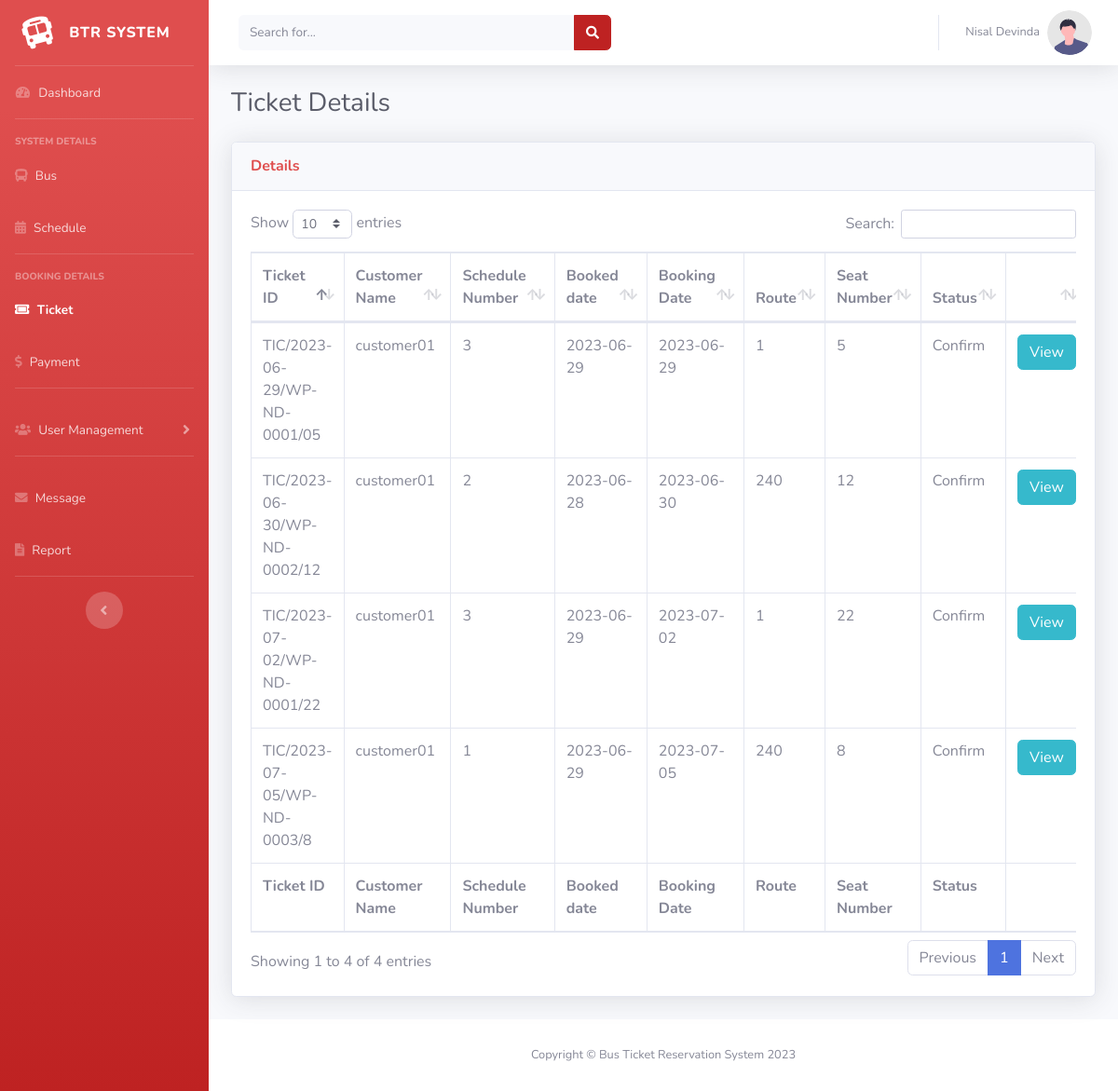
The page /Admin/Ticket.php (signed in) on the database its author committed.
### tables this page shows
CREATE TABLE `user` (
  `email` varchar(100) NOT NULL,
  `password` varchar(20) NOT NULL,
  `name` varchar(100) NOT NULL,
  `contact_no` varchar(11) NOT NULL,
  `reg_date` date NOT NULL,
  `type` varchar(15) NOT NULL,
  `status` varchar(10) NOT NULL
);

CREATE TABLE `schedule` (
  `schedule_id` int(11) NOT NULL,
  `bus_id` varchar(10) NOT NULL,
  `route` int(11) NOT NULL,
  `start` varchar(50) NOT NULL,
  `end` varchar(50) NOT NULL,
  `arrival_time` time NOT NULL,
  `depature_time` time NOT NULL,
  `distance` double NOT NULL,
  `amount` int(11) NOT NULL,
  `sch_status` varchar(20) NOT NULL
);

CREATE TABLE `ticket` (
  `ticket_id` varchar(50) NOT NULL,
  `customer_id` int(11) NOT NULL,
  `sch_id` int(11) NOT NULL,
  `pass_name` varchar(100) NOT NULL,
  `pass_age` int(11) NOT NULL,
  `pass_phone` varchar(11) NOT NULL,
  `curr_date` date NOT NULL,
  `booking_date` date NOT NULL,
  `seat` int(11) NOT NULL,
  `tic_status` varchar(20) NOT NULL
);

### Admin/Ticket.php (the view, shortened to what this page needs)
<?php
require_once "../config/database.php";
$sql = "SELECT * FROM `user` LEFT JOIN `admin` ON `user`.`email`=`admin`.`email` WHERE `user`.`email`='".$_SESSION['email']."' ;";
$result = $conn->query($sql);
$row = $result->fetch_assoc();
$admin_name=$row["name"];
?>
<!DOCTYPE html>
<html lang="en">
<head>
    <link href="vendor/fontawesome-free/css/all.min.css" rel="stylesheet" type="text/css">
    <link href="css/sb-admin-2.min.css" rel="stylesheet">
    <link href="vendor/datatables/dataTables.bootstrap4.min.css" rel="stylesheet">
</head>
<body id="page-top">
    <div id="wrapper">
        <ul class="navbar-nav bg-gradient-primary sidebar sidebar-dark accordion" id="accordionSidebar">
            <a class="sidebar-brand d-flex align-items-center justify-content-center" href="index.php">
                <div class="sidebar-brand-icon rotate-n-15">
                    <i class="fas fa-bus-alt"></i>
                </div>
                <div class="sidebar-brand-text mx-3">BTR System</div>
            </a>
            <hr class="sidebar-divider my-0">
            <li class="nav-item">
                <a class="nav-link" href="index.php">
                    <i class="fas fa-fw fa-tachometer-alt"></i>
                    <span>Dashboard</span></a>
            </li>
            <hr class="sidebar-divider">
            <div class="sidebar-heading">
                System details
            </div>
            <li class="nav-item">
                <a class="nav-link" href="Bus.php">
                    <i class="fas fa-bus"></i>
                    <span>Bus</span></a>
            </li>
            <li class="nav-item ">
                <a class="nav-link" href="Schedule.php">
                    <i class="fas fa-calendar-alt"></i>
                    <span>Schedule</span></a>
            </li>
            <hr class="sidebar-divider">
            <div class="sidebar-heading">
                Booking Details
            </div>
            <li class="nav-item active">
                <a class="nav-link" href="Ticket.php">
                    <i class="fas fa-ticket-alt"></i>
                    <span>Ticket</span></a>
            </li>
            <li class="nav-item">
                <a class="nav-link" href="Payment.php">
                    <i class="fas fa-dollar-sign"></i>
                    <span>Payment</span></a>
            </li>
            <hr class="sidebar-divider">
            <li class="nav-item">
                <a class="nav-link collapsed" href="#" data-toggle="collapse" data-target="#collapseTwo"
                    aria-expanded="true" aria-controls="collapseTwo">
                    <i class="fas fa-users"></i>
                    <span>User Management</span>
                </a>
            </li>
            <hr class="sidebar-divider">
            <li class="nav-item">
                <a class="nav-link" href="Messages.php">
                    <i class="fas fa-envelope"></i>
                    <span>Message</span></a>
            </li>
            <li class="nav-item">
                <a class="nav-link" href="Reports.php">
                    <i class="fas fa-file-alt"></i>
                    <span>Report</span></a>
            </li>
            <hr class="sidebar-divider d-none d-md-block">
            <div class="text-center d-none d-md-inline">
                <button class="rounded-circle border-0" id="sidebarToggle"></button>
            </div>
        </ul>
        <div id="content-wrapper" class="d-flex flex-column">
            <div id="content">
                <nav class="navbar navbar-expand navbar-light bg-white topbar mb-4 static-top shadow">
                    <form
                        class="d-none d-sm-inline-block form-inline mr-auto ml-md-3 my-2 my-md-0 mw-100 navbar-search">
                        <div class="input-group">
                            <input type="text" class="form-control bg-light border-0 small" placeholder="Search for..."
                                aria-label="Search" aria-describedby="basic-addon2">
                            <div class="input-group-append">
                                <button class="btn btn-primary" type="button">
                                    <i class="fas fa-search fa-sm"></i>
                                </button>
                            </div>
                        </div>
                    </form>
                    <ul class="navbar-nav ml-auto">
                        <li class="nav-item dropdown no-arrow">
                            <a class="nav-link dropdown-toggle" href="#" id="userDropdown" role="button"
                                data-toggle="dropdown" aria-haspopup="true" aria-expanded="false">
                                <span class="mr-2 d-none d-lg-inline text-gray-600 small"><?= $admin_name ?></span>
                                <img class="img-profile rounded-circle"
                                    src="img/Profile/default.svg">
                            </a>
                        </li>
                    </ul>
                </nav>
                <div class="container-fluid">
                    <div class="d-sm-flex align-items-center justify-content-between mb-4">
                        <h1 class="h3 mb-0 text-gray-800">Ticket Details</h1>
                    </div>
                </div>
                <div class="container-fluid">
                    <div class="card shadow mb-4">
                        <div class="card-header py-3">
                            <h6 class="m-0 font-weight-bold text-primary">Details</h6>
                        </div>
                        <div class="card-body">
                            <div class="table-responsive">
                                <table class="table table-bordered" id="dataTable" width="100%" cellspacing="0">
                                <thead>
                                        <tr>
                                            <th>Ticket ID</th>
                                            <th>Customer Name</th>
                                            <th>Schedule Number</th>
                                            <th>Booked date</th>
                                            <th>Booking Date</th>
                                            <th>Route</th>
                                            <th>Seat Number</th>
                                            <th>Status</th>
                                            <th></th>
                                        </tr>
                                    </thead>
                                    <tfoot>
                                        <tr>
                                            <th>Ticket ID</th>
                                            <th>Customer Name</th>
                                            <th>Schedule Number</th>
                                            <th>Booked date</th>
                                            <th>Booking Date</th>
                                            <th>Route</th>
                                            <th>Seat Number</th>
                                            <th>Status</th>
                                            <th></th>
                                        </tr>
                                    </tfoot>
                                    <tbody>
                                        <?php
                                            $sql = "SELECT * FROM `schedule`,`ticket`,`user`,`customer` WHERE schedule.schedule_id = ticket.sch_id AND ticket.customer_id = customer.customer_no AND user.email = customer.email;";
                                            $result = $conn->query($sql);
                                            if ($result->num_rows > 0) {
                                                while($row = $result->fetch_assoc()) {
                                                    echo "<tr>
                                                    <td>".$row["ticket_id"]."</td>
                                                    <td>".$row["name"]."</td>
                                                    <td>".$row["sch_id"]."</td>
                                                    <td>".$row["curr_date"]."</td>
                                                    <td>".$row["booking_date"]."</td>
                                                    <td>".$row["route"]."</td>
                                                    <td>".$row["seat"]."</td>
                                                    <td>".$row["tic_status"]."</td>
                                                    <td><a href='View_ticket.php?tic_id=".$row["ticket_id"]."' class='btn btn-info btn-icon-split'><span class='text'>View</span></a></td>
                                                    </tr>";
                                                }
                                            }
                                        ?>
                                    </tbody>
                                </table>
                            </div>
                        </div>
                    </div>
                </div>
            </div>
            <footer class="sticky-footer bg-white">
                <div class="container my-auto">
                    <div class="copyright text-center my-auto">
                    <span>Copyright &copy; Bus Ticket Reservation System 2023</span>
                    </div>
                </div>
            </footer>
        </div>
    </div>
</body>
</html>

### rows shown on the page
user: name "Nisal Devinda"
schedule: ticket.ticket_id "TIC/2023-06-29/WP-ND-0001/05", user.name "customer01", ticket.sch_id "3", ticket.curr_date "2023-06-29", ticket.booking_date "2023-06-29", route "1", ticket.seat "5", ticket.tic_status "Confirm", ticket.ticket_id "TIC/2023-07-02/WP-ND-0001/22", ticket.booking_date "2023-07-02", ticket.seat "22"
schedule: ticket.ticket_id "TIC/2023-06-30/WP-ND-0002/12", user.name "customer01", ticket.sch_id "2", ticket.curr_date "2023-06-28", ticket.booking_date "2023-06-30", route "240", ticket.seat "12", ticket.tic_status "Confirm"
schedule: ticket.ticket_id "TIC/2023-07-05/WP-ND-0003/8", user.name "customer01", ticket.sch_id "1", ticket.curr_date "2023-06-29", ticket.booking_date "2023-07-05", route "240", ticket.seat "8", ticket.tic_status "Confirm"
